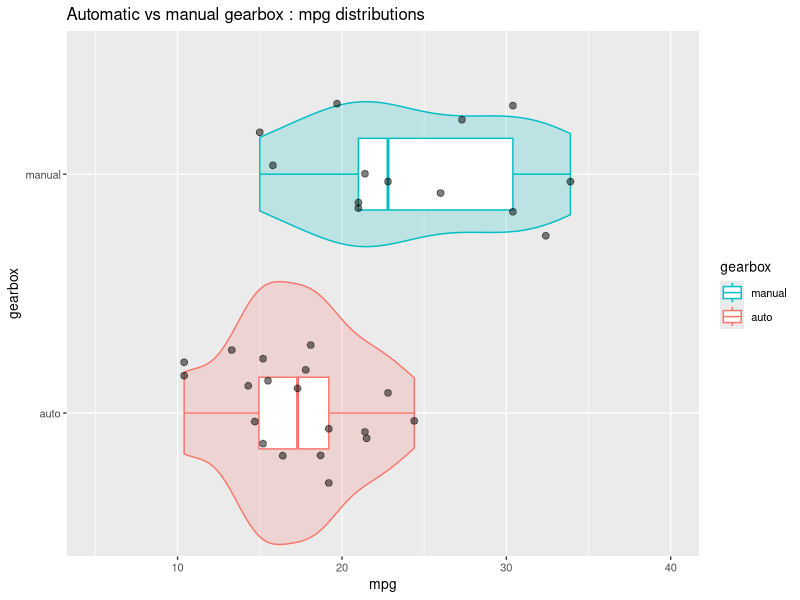
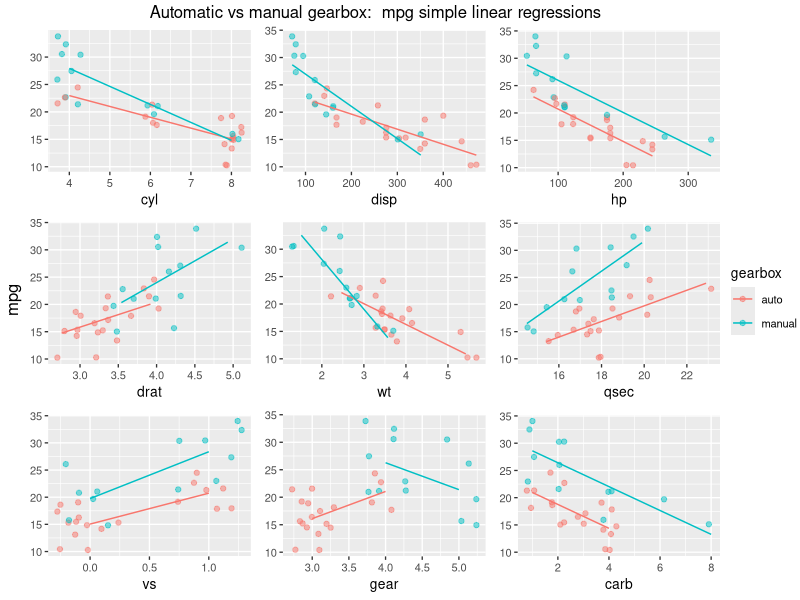

R code for these plots, in order:
## ---- chunk 1
knitr::opts_chunk$set(echo = FALSE)
vsfigheight <-  2.5
vsfigwidth <-  2.5
sfigheight <-  3
sfigwidth <-  3
nfigheight <-  4
nfigwidth <-  4
lfigheight <-  5
lfigwidth <-  7
knitr::opts_chunk$set(fig.height = nfigheight, fig.width = nfigwidth)
## ---- chunk 2
library(knitr)
library(dplyr)
library(ggplot2)
library(grid)
library(gridExtra)
library(boot)
library(xtable)
## ---- chunk 3
defdevice <- NULL # NULL (print on current device), or 'win' (but anything goes)
defsleep <- 10 # default waiting time in seconds

bootstriter <-  10000 # bootstrap iterations
## ---- chunk 4
theme_set(theme_grey(base_size = 10))

# get the data
data("mtcars")



#' Data exploration
#' ----------------

#' compute means for  am = 0 / 1
means <- mtcars %>%
        group_by(am) %>%
        summarise(meanmpg=mean(mpg))

meanauto <- means[1,"meanmpg"]
meanmanual <- means[2,"meanmpg"]

#' add to data mtcars factor 'gerbox' = factor(am) ,
#' but explicitly (auto / manual)
# preserve rownames
rownames0 <- rownames(mtcars)
# mtcars <- mutate(mtcars, gearbox = factor(ifelse(am == 0, "auto", "manual")))
mtcars <- mutate(mtcars,
                 gearbox =
                         factor(mtcars$am,
                                labels = c("auto", "manual")))
# verification
# levels(mtcars$gearbox)
# restore rwnames
rownames(mtcars) <- rownames0

#' Compare distributions
# violin + box + points (jitter)
gviolin <- ggplot(mtcars, aes(gearbox, mpg, color=gearbox)) +
        geom_violin(mapping=aes(fill=gearbox),
                    width=1.1, show.legend = FALSE, alpha = .2) +
        geom_boxplot(width=.3) +
        geom_jitter(width=.3, height=.0,
                    alpha =.5, size = 2, color="black") +
        scale_y_continuous(limits = c(5, 40)) +
        guides(col = guide_legend(reverse = TRUE))+
        labs(title = "Automatic vs manual gearbox : mpg distributions") +
        coord_flip()

# display graphs, works with ggplot2 and gtable graphs. sends graphs to default
# or windows device (set the default in defdevice)
displaygraph <- function(one.graph,
                         windevice = defdevice,
                         width = nfigwidth,
                         height = nfigheight ) {
        if (is.null(windevice)) {
                grid.newpage()
                grid.draw(one.graph)
        } else {
                windows(width = width, height = height)
                grid.newpage()
                grid.draw(one.graph)
                Sys.sleep(defsleep)
                dev.off()
        }
}

# display
# displaygraph(gviolin)




#' Plotting the effect of every variable on mpg, conmparing automatic and manual transmissions
#' -------------------------------------------------------------------------------------------

# plotting function
plotam <- function(varname, withlegend = FALSE) {
        g <- ggplot(mtcars,
               aes_(x = as.name(varname),
                    y = quote(mpg),
                    color = quote(gearbox))) +
                geom_jitter(width= .3, height = .2, alpha =.5) +
                geom_smooth(data = mtcars,
                            method="lm", se= FALSE, size=.5) +
                # geom_smooth(data = filter(mtcars, am ==0),
                #             method="lm", se= FALSE, size=.5) +
                # geom_smooth(data = filter(mtcars, am ==1),
                #             method="lm", se= FALSE, size=.5) +
                ylab(NULL) +
                # scale_color_discrete(guide_legend("am")) +
                theme(legend.position = "right")
        if (withlegend) {
                g
        } else {
                g + theme(legend.position = "none")
        }
}

# test
# plotam("wt")
# plotam("wt" , withlegend=TRUE)

# plot all variables except mpg, against am
lpl <- lapply(X = setdiff(colnames(mtcars), c("am", "gearbox", "mpg")),
              plotam)


# put pplots together with a common legend):

# get the legend from any one plot (the plot must have a legend)
# extract legend
# https://github.com/hadley/ggplot2/wiki/Share-a-legend-between-two-ggplot2-graphs
g_legend <- function(a.gplot){
        tmp <- ggplot_gtable(ggplot_build(a.gplot))
        leg <- which(sapply(tmp$grobs, function(x) x$name) == "guide-box")
        legend <- tmp$grobs[[leg]]
        return(legend)}

mylegend <- g_legend(plotam("wt", withlegend = TRUE))


# draw the plot
# windows(width = 10, height = 6)
title2 <- textGrob("Automatic vs manual gearbox:  mpg simple linear regressions") #,
                   #gp = gpar(fontface="bold"))

gg <- arrangeGrob(grobs = lpl,
                  ncol = 3,
                  top = title2,
                  left = "mpg")

slrg <- arrangeGrob(gg,
                   mylegend, nrow=1, widths=c(10, 1))

# to display
# displaygraph(slrg)




## ---- chunk 5
displaygraph(gviolin)
## ---- chunk 6
displaygraph(slrg)
